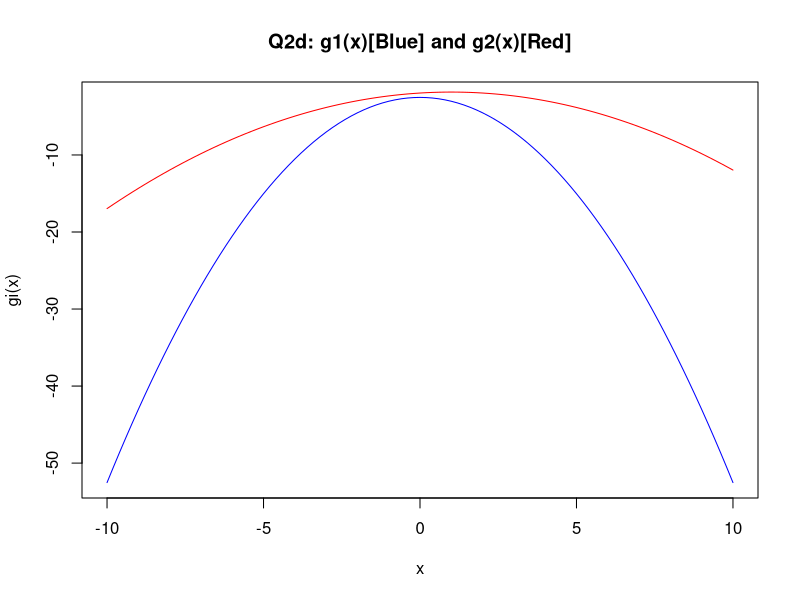

Source code (R):
# BLG 527E Machine Learning HW1 Q2d
# Author: Tugrul Yatagan 504161551

range <- 10

g1_x_func <- function(x) {
  log(1/(sqrt(2*pi))) - (x^2)/2 + log(0.2)
}

g2_x_func <- function(x) {
  log(1/(2*sqrt(2*pi))) - ((x-1)^2)/8 + log(0.8)
}

plot(g1_x_func, -range, range, col='blue', main = "Q2d: g1(x)[Blue] and g2(x)[Red]", ylab = "gi(x)")
plot(g2_x_func, -range, range, col='red', add = T)
